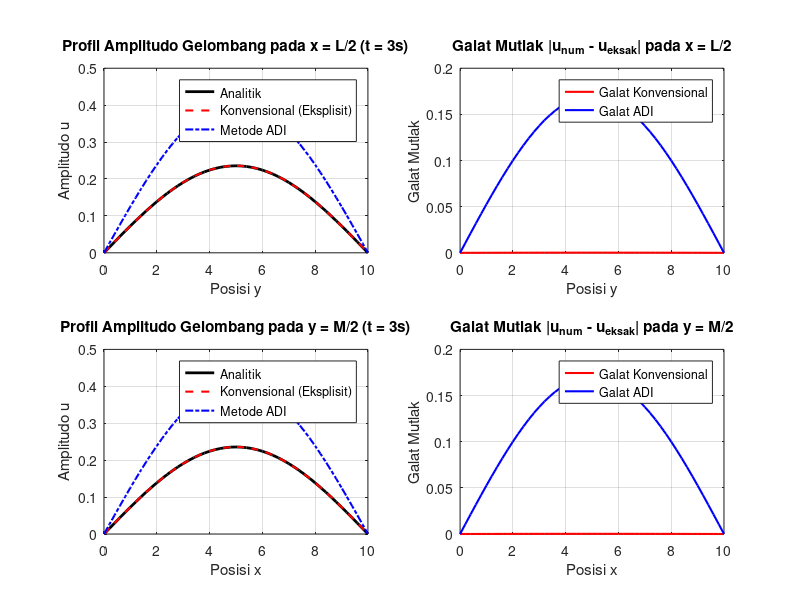

Write the MATLAB code that produced this figure.
% =========================================================================
% ANALISIS GALAT MODUL 2D WAVE PROPAGATION
% Perbandingan: Beda Hingga Konvensional (Eksplisit) vs ADI vs Solusi Analitik
% Irisan: x = L/2 (Vertikal) dan y = M/2 (Horizontal)
% =========================================================================

clear; clc; close all;

% --- 1. Parameter Fisik dan Grid Domain ---
L = 10;            % Panjang domain x
M = 10;            % Panjang domain y
c = 1.0;           % Kecepatan gelombang
m_mode = 1;        % Moda gelombang x
n_mode = 1;        % Moda gelombang y

Nx = 51;           % Jumlah titik grid arah x (Ganjil agar ada titik tengah tepat)
Ny = 51;           % Jumlah titik grid arah y
dx = L / (Nx - 1);
dy = M / (Ny - 1);

x = linspace(0, L, Nx);
y = linspace(0, M, Ny);
[X, Y] = meshgrid(x, y);

% Frekuensi alami (omega) solusi analitik
omega = c * pi * sqrt((m_mode/L)^2 + (n_mode/M)^2);

% --- 2. Parameter Waktu ---
dt = 0.04;                  % Langkah waktu
t_final = 3.0;              % Waktu akhir simulasi
Nt = round(t_final / dt);   % Jumlah iterasi waktu
rx2 = (c * dt / dx)^2;       % Rasio Courant kuadrat (x)
ry2 = (c * dt / dy)^2;       % Rasio Courant kuadrat (y)

% --- 3. Inisialisasi Matriks Solusi ---
% Solusi Eksak
u_exact = @(x_m, y_m, t) sin(m_mode*pi*x_m/L) .* sin(n_mode*pi*y_m/M) .* cos(omega*t);

% Beda Hingga Konvensional (Eksplisit)
u_exp_nm1 = u_exact(X, Y, 0);
u_exp_n   = u_exact(X, Y, dt);
u_exp_np1 = zeros(Ny, Nx);

% Metode ADI (3-Tingkat Waktu Fairweather-Mitchell)
u_adi_nm1 = u_exact(X, Y, 0);
u_adi_n   = u_exact(X, Y, dt);
u_adi_np1 = zeros(Ny, Nx);

% --- 4. Iterasi Waktu (Time Stepping) ---
for n = 2:Nt
    t_curr = n * dt;
    
    % A. BEDA HINGGA KONVENSIONAL (EKSPLISIT 2D)
    for i = 2:Ny-1
        for j = 2:Nx-1
            d2x = u_exp_n(i, j+1) - 2*u_exp_n(i, j) + u_exp_n(i, j-1);
            d2y = u_exp_n(i+1, j) - 2*u_exp_n(i, j) + u_exp_n(i-1, j);
            u_exp_np1(i, j) = 2*u_exp_n(i, j) - u_exp_nm1(i, j) + rx2*d2x + ry2*d2y;
        end
    end
    % Syarat batas Dirichlet
    u_exp_np1(1,:) = 0; u_exp_np1(end,:) = 0;
    u_exp_np1(:,1) = 0; u_exp_np1(:,end) = 0;
    
    % Update Konvensional
    u_exp_nm1 = u_exp_n;
    u_exp_n   = u_exp_np1;
    
    % B. METODE ADI (ALTERNATING DIRECTION IMPLICIT)
    % Tahap 1: Implisit Arah-x (Mencari u_star)
    u_star = zeros(Ny, Nx);
    A_x = diag((1 + rx2)*ones(Nx-2,1)) + diag(-0.5*rx2*ones(Nx-3,1), 1) + diag(-0.5*rx2*ones(Nx-3,1), -1);
    
    for i = 2:Ny-1
        d2y_n = u_adi_n(i+1, 2:Nx-1) - 2*u_adi_n(i, 2:Nx-1) + u_adi_n(i-1, 2:Nx-1);
        rhs1 = 2*u_adi_n(i, 2:Nx-1) - u_adi_nm1(i, 2:Nx-1) + ry2*d2y_n;
        u_star(i, 2:Nx-1) = (A_x \ rhs1')';
    end
    
    % Tahap 2: Implisit Arah-y (Mencari u^{n+1})
    A_y = diag((1 + ry2)*ones(Ny-2,1)) + diag(-0.5*ry2*ones(Ny-3,1), 1) + diag(-0.5*ry2*ones(Ny-3,1), -1);
    
    for j = 2:Nx-1
        d2y_nm1 = u_adi_nm1(3:Ny, j) - 2*u_adi_nm1(2:Ny-1, j) + u_adi_nm1(1:Ny-2, j);
        rhs2 = u_star(2:Ny-1, j) - 0.5*ry2*d2y_nm1;
        u_adi_np1(2:Ny-1, j) = A_y \ rhs2;
    end
    
    % Syarat batas Dirichlet
    u_adi_np1(1,:) = 0; u_adi_np1(end,:) = 0;
    u_adi_np1(:,1) = 0; u_adi_np1(:,end) = 0;
    
    % Update ADI
    u_adi_nm1 = u_adi_n;
    u_adi_n   = u_adi_np1;
end

% --- 5. Evaluasi Solusi Analitik & Galat Mutlak ---
u_exact_final = u_exact(X, Y, t_final);

err_exp = abs(u_exp_n - u_exact_final);
err_adi = abs(u_adi_n - u_exact_final);

% Indeks Titik Tengah
mid_x = (Nx + 1) / 2; % Titik x = L/2
mid_y = (Ny + 1) / 2; % Titik y = M/2

% --- 6. Plotting Irisan dan Galat ---
figure('Position', [100, 80, 1100, 750], 'Color', 'w');

% Plot 1: Irisan Vertikal x = L/2 (Profil Amplitudo)
subplot(2, 2, 1);
plot(y, u_exact_final(:, mid_x), 'k-', 'LineWidth', 2, 'DisplayName', 'Analitik'); hold on;
plot(y, u_exp_n(:, mid_x), 'r--', 'LineWidth', 1.5, 'DisplayName', 'Konvensional (Eksplisit)');
plot(y, u_adi_n(:, mid_x), 'b-.', 'LineWidth', 1.5, 'DisplayName', 'Metode ADI');
title(['Profil Amplitudo Gelombang pada x = L/2 (t = ', num2str(t_final), 's)'], 'FontWeight', 'bold');
xlabel('Posisi y'); ylabel('Amplitudo u');
grid on; legend('Location', 'best');

% Plot 2: Galat Mutlak Irisan Vertikal x = L/2
subplot(2, 2, 2);
plot(y, err_exp(:, mid_x), 'r-', 'LineWidth', 1.5, 'DisplayName', 'Galat Konvensional'); hold on;
plot(y, err_adi(:, mid_x), 'b-', 'LineWidth', 1.5, 'DisplayName', 'Galat ADI');
title('Galat Mutlak |u_{num} - u_{eksak}| pada x = L/2', 'FontWeight', 'bold');
xlabel('Posisi y'); ylabel('Galat Mutlak');
grid on; legend('Location', 'best');

% Plot 3: Irisan Horizontal y = M/2 (Profil Amplitudo)
subplot(2, 2, 3);
plot(x, u_exact_final(mid_y, :), 'k-', 'LineWidth', 2, 'DisplayName', 'Analitik'); hold on;
plot(x, u_exp_n(mid_y, :), 'r--', 'LineWidth', 1.5, 'DisplayName', 'Konvensional (Eksplisit)');
plot(x, u_adi_n(mid_y, :), 'b-.', 'LineWidth', 1.5, 'DisplayName', 'Metode ADI');
title(['Profil Amplitudo Gelombang pada y = M/2 (t = ', num2str(t_final), 's)'], 'FontWeight', 'bold');
xlabel('Posisi x'); ylabel('Amplitudo u');
grid on; legend('Location', 'best');

% Plot 4: Galat Mutlak Irisan Horizontal y = M/2
subplot(2, 2, 4);
plot(x, err_exp(mid_y, :), 'r-', 'LineWidth', 1.5, 'DisplayName', 'Galat Konvensional'); hold on;
plot(x, err_adi(mid_y, :), 'b-', 'LineWidth', 1.5, 'DisplayName', 'Galat ADI');
title('Galat Mutlak |u_{num} - u_{eksak}| pada y = M/2', 'FontWeight', 'bold');
xlabel('Posisi x'); ylabel('Galat Mutlak');
grid on; legend('Location', 'best');

% --- 7. Output Ringkasan Statistik Galat di Command Window ---
fprintf('=========================================================\n');
fprintf(' RINGKASAN GALAT NUMERIK PADA IRISAN GARIS TENGAH\n');
fprintf('=========================================================\n');
fprintf('Irisan x = L/2 (Garis Tengah Vertikal):\n');
fprintf('  - Max Galat Konvensional : %.6e\n', max(err_exp(:, mid_x)));
fprintf('  - Max Galat ADI          : %.6e\n', max(err_adi(:, mid_x)));
fprintf('---------------------------------------------------------\n');
fprintf('Irisan y = M/2 (Garis Tengah Horizontal):\n');
fprintf('  - Max Galat Konvensional : %.6e\n', max(err_exp(mid_y, :)));
fprintf('  - Max Galat ADI          : %.6e\n', max(err_adi(mid_y, :)));
fprintf('=========================================================\n');
